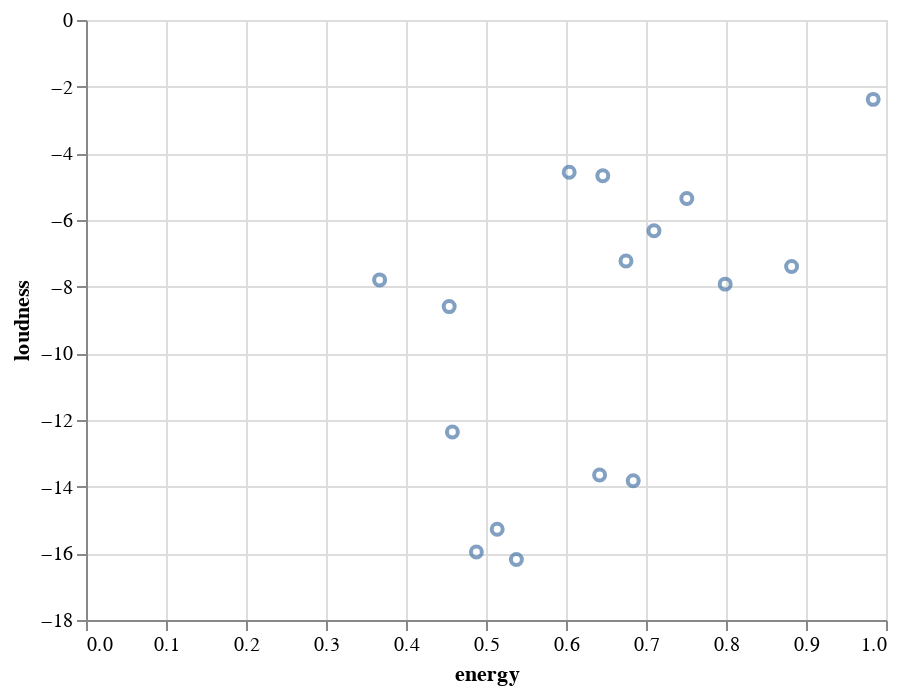

The cell this chart's notebook holds for it:
### Markdown cell above
Note: by default, Altair will sort the tracks alphabetically. If you prefer to keep the original sorting or sort them some particular way, you should toggle the **sort** attribute on the axis of interest. Specifically, we will set up our **x** variable this way: *x=alt.X("track_name", sort=None)* instead of *x="track_name"*. 

You can read more about **Altair's axis sorting** [here](https://altair-viz.github.io/user_guide/generated/channels/altair.X.html). 

##### Adding Multiple Variables:


While there are many available charts, one useful way to visually illustrate a correlation between two variables (think DataFrame columns) is **constructing a scatterplot using two data ranges**. 

In general, a Scatterplot requires **two variables (data ranges)** that will be mapped according to their corresponding values. For example, consider **"energy"** and **"loudness"**. Our first track (Shaggy: Boombastic) has an "energy" score of 0.538 and a "loudness" score of -16.183, which together make one of the points on the scatterplot: (0.538, -16.183); the second track (Ini Kamoze: Here Comes The Hotstepper) makes up the (0.454, -8.598) datapoint – hopefully, you can see where this is going.

You can read more about Altair's scatterplots [here](https://altair-viz.github.io/gallery/scatter_tooltips.html).

In the example below, we are using **audio_features_df** as the data source, **"energy"** as the x (horizontal variable) and **"loudness"** as the y (vertical variable). Let's take a look at the result:

### Code cell
alt.Chart(audio_features_df).mark_point().encode(
    x='energy',
    y='loudness'
)

### Figure 1 — Vega-Lite specification as saved in the notebook (floating-point values rounded to 4 significant figures)
{"config": {"view": {"continuousWidth": 400, "continuousHeight": 300}}, "data": {"name": "data-74c4879aa8fd59201a83ad5fbfef07f2"}, "mark": "point", "encoding": {"x": {"type": "quantitative", "field": "energy"}, "y": {"type": "quantitative", "field": "loudness"}}, "$schema": "https://vega.github.io/schema/vega-lite/v4.8.1.json", "datasets": {"data-74c4879aa8fd59201a83ad5fbfef07f2": [{"artist": "Shaggy", "album": "Boombastic", "track_name": "Boombastic", "track_id": "4fxF8ljwryMZX5c9EKrLFE", "danceability": 0.867, "energy": 0.538, "key": 2, "loudness": -16.18, "mode": 1, "speechiness": 0.361, "instrumentalness": 1.75e-05, "liveness": 0.316, "valence": 0.781, "tempo": 158.3, "duration_ms": 249933, "time_signature": 4}, {"artist": "Ini Kamoze", "album": "Here Comes The Hotstepper", "track_name": "Here Comes the Hotstepper - Heartical Mix", "track_id": "3QRM0qZB7oMYavveH0iEqx", "danceability": 0.889, "energy": 0.454, "key": 4, "loudness": -8.598, "mode": 0, "speechiness": 0.221, "instrumentalness": 0.000186, "liveness": 0.203, "valence": 0.436, "tempo": 100.4, "duration_ms": 250467, "time_signature": 4}, {"artist": "Shaggy", "album": "Boombastic", "track_name": "In The Summertime", "track_id": "726KAdf3k8Ce8W95O38XNI", "danceability": 0.734, "energy": 0.684, "key": 1, "loudness": -13.82, "mode": 1, "speechiness": 0.227, "instrumentalness": 0.0, "liveness": 0.0497, "valence": 0.962, "tempo": 173.6, "duration_ms": 238360, "time_signature": 4}, {"artist": "Afroman", "album": "Waiting to Inhale", "track_name": "Colt 40ty Fiva", "track_id": "3hody5PjTIzwoiV3hnAvWL", "danceability": 0.666, "energy": 0.751, "key": 0, "loudness": -5.355, "mode": 0, "speechiness": 0.216, "instrumentalness": 0.0, "liveness": 0.294, "valence": 0.607, "tempo": 175.9, "duration_ms": 201440, "time_signature": 4}, {"artist": "Salt-N-Pepa", "album": "Very Necessary", "track_name": "Shoop", "track_id": "0Pu71wxadDlB8fJXfjIjeJ", "danceability": 0.939, "energy": 0.675, "key": 0, "loudness": -7.232, "mode": 1, "speechiness": 0.211, "instrumentalness": 0.0, "liveness": 0.0565, "valence": 0.795, "tempo": 96.92, "duration_ms": 248573, "time_signature": 4}, {"artist": "Shaggy", "album": "The Boombastic Collection - Best of Shaggy", "track_name": "It Wasn't Me", "track_id": "0OaunKfsxkgBvPv68jBbmm", "danceability": 0.852, "energy": 0.604, "key": 0, "loudness": -4.569, "mode": 1, "speechiness": 0.0642, "instrumentalness": 0.0, "liveness": 0.327, "valence": 0.667, "tempo": 94.76, "duration_ms": 227547, "time_signature": 4}, {"artist": "House Of Pain", "album": "House of Pain (Fine Malt Lyrics)", "track_name": "Jump Around", "track_id": "3TZwjdclvWt7iPJUnMpgcs", "danceability": 0.854, "energy": 0.71, "key": 4, "loudness": -6.32, "mode": 0, "speechiness": 0.0793, "instrumentalness": 8.72e-05, "liveness": 0.166, "valence": 0.818, "tempo": 106.9, "duration_ms": 214947, "time_signature": 4}, {"artist": "Vanilla Ice", "album": "Ice Ice Baby", "track_name": "Ice Ice Baby - Radio Edit", "track_id": "3sy0rren2cVFNfkDxa0q2e", "danceability": 0.977, "energy": 0.488, "key": 2, "loudness": -15.96, "mode": 1, "speechiness": 0.12, "instrumentalness": 0.0, "liveness": 0.0826, "valence": 0.77, "tempo": 115.7, "duration_ms": 231773, "time_signature": 4}, {"artist": "Beastie Boys", "album": "Ill Communication", "track_name": "Sure Shot", "track_id": "21REQ1bCUWphT2QK3bLWYQ", "danceability": 0.692, "energy": 0.799, "key": 1, "loudness": -7.924, "mode": 1, "speechiness": 0.164, "instrumentalness": 0.0, "liveness": 0.301, "valence": 0.549, "tempo": 97.98, "duration_ms": 199667, "time_signature": 4}, {"artist": "Afroman", "album": "The Good Times", "track_name": "Crazy Rap (Colt 45 & 2 Zig Zags)", "track_id": "1ACZpHI5vZ5Ea4xGlkdGWM", "danceability": 0.927, "energy": 0.367, "key": 9, "loudness": -7.797, "mode": 1, "speechiness": 0.382, "instrumentalness": 0.0, "liveness": 0.132, "valence": 0.576, "tempo": 99.05, "duration_ms": 328667, "time_signature": 4}, {"artist": "N.W.A.", "album": "Straight Outta Compton", "track_name": "Straight Outta Compton", "track_id": "5QKM7U6l7bMdJItolkM4x4", "danceability": 0.779, "energy": 0.984, "key": 5, "loudness": -2.381, "mode": 0, "speechiness": 0.212, "instrumentalness": 0.0, "liveness": 0.534, "valence": 0.402, "tempo": 102.1, "duration_ms": 243333, "time_signature": 4}, {"artist": "Vanilla Ice", "album": "To The Extreme", "track_name": "Play That Funky Music", "track_id": "1Ezs8eYxuZjhlgyoI1Bo76", "danceability": 0.851, "energy": 0.514, "key": 4, "loudness": -15.28, "mode": 0, "speechiness": 0.165, "instrumentalness": 3.58e-06, "liveness": 0.381, "valence": 0.573, "tempo": 100.4, "duration_ms": 285800, "time_signature": 4}, {"artist": "Naughty By Nature", "album": "19 Naughty III", "track_name": "Hip Hop Hooray", "track_id": "1w29UTa5uUvIri2tWtZ12Y", "danceability": 0.862, "energy": 0.642, "key": 6, "loudness": -13.65, "mode": 0, "speechiness": 0.101, "instrumentalness": 0.0, "liveness": 0.272, "valence": 0.765, "tempo": 99.2, "duration_ms": 267267, "time_signature": 4}, {"artist": "Toots & The Maytals", "album": "Funky Kingston", "track_name": "Funky Kingston", "track_id": "26WPI2aksB9XdqmeLfca5z", "danceability": 0.777, "energy": 0.458, "key": 11, "loudness": -12.36, "mode": 1, "speechiness": 0.0841, "instrumentalness": 0.00295, "liveness": 0.0423, "valence": 0.961, "tempo": 99.05, "duration_ms": 295667, "time_signature": 4}, {"artist": "Falz", "album": "Moral Instruction", "track_name": "Follow Follow", "track_id": "3bdI204XePeCKFfm49qh7d", "danceability": 0.803, "energy": 0.882, "key": 7, "loudness": -7.394, "mode": 1, "speechiness": 0.413, "instrumentalness": 1.06e-05, "liveness": 0.359, "valence": 0.804, "tempo": 127.2, "duration_ms": 157480, "time_signature": 4}, {"artist": "Blackstreet", "album": "Another Level", "track_name": "No Diggity", "track_id": "6MdqqkQ8sSC0WB4i8PyRuQ", "danceability": 0.867, "energy": 0.646, "key": 1, "loudness": -4.674, "mode": 0, "speechiness": 0.288, "instrumentalness": 0.0, "liveness": 0.279, "valence": 0.67, "tempo": 88.63, "duration_ms": 304600, "time_signature": 4}]}}
